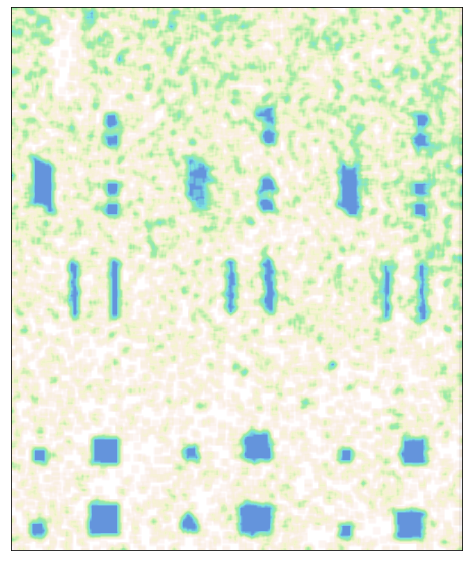
#> input picture Defect detection/zero-parameter canny/mean_filter.png, 469 x 561 px, found by its file name
$ jupyter execute --allow-errors 'Canny edge.ipynb'
#> lines starting #> are read from the running program, lines starting #| are printed output that depends on the picture; after the words box and inside, x2 and y2 are one past the last pixel; in counts of white or black regions, pixels touching at a corner belong together
[cell 1]
import cv2
import numpy as np
from matplotlib import pyplot as plt

img = cv2.imread('mean_filter.png',0)
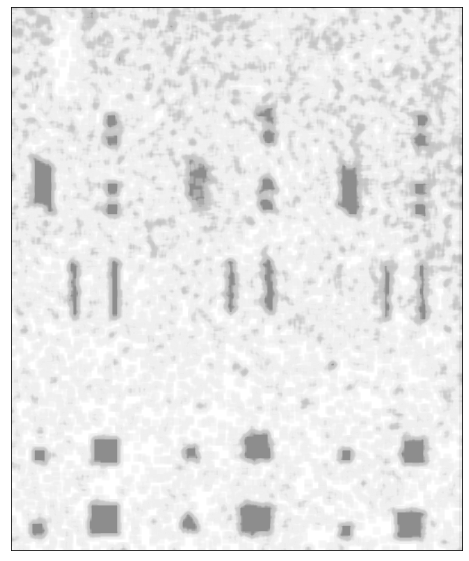
#> img: shape (561, 469); min 16, max 255, mean 232.5
edges = cv2.Canny(img,80,200)
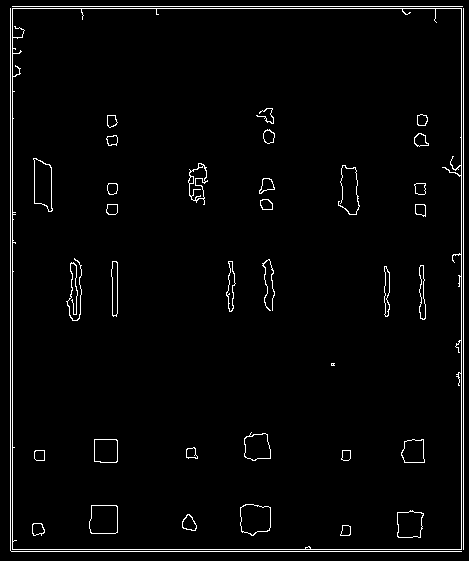
#> edges: shape (561, 469); 2.7% white in thin lines or dots

fig = plt.figure(figsize=(20,20))
#plt.subplot(121),plt.imshow(img,cmap = 'gray')
#plt.title('Original Image'), plt.xticks([]), plt.yticks([])
plt.plot(122),plt.imshow(edges,cmap = 'gray')
plt.title('Edge Image'), plt.xticks([]), plt.yticks([])

plt.show()
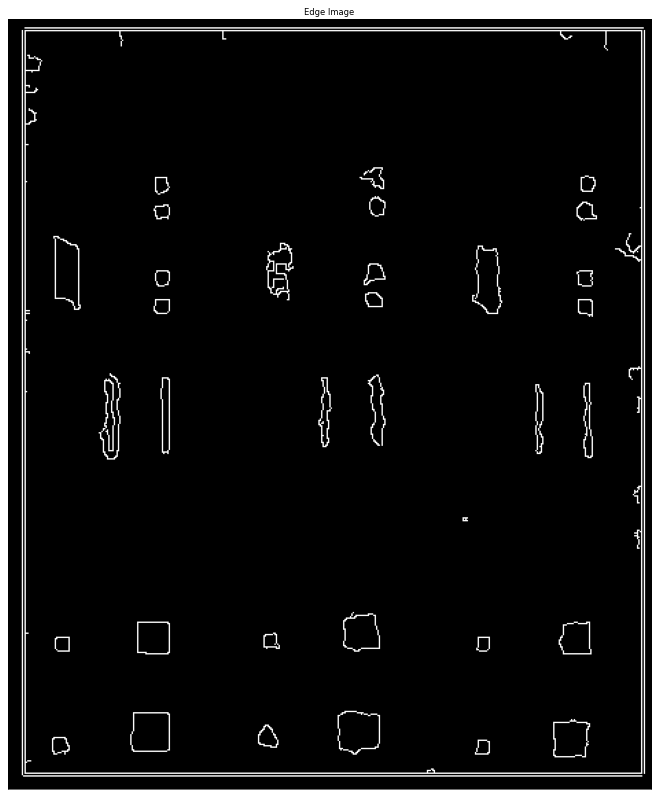
#> figure drawn by matplotlib, 1 panel
#fig.savefig(('canny with mean filter.png'))
plt.close(fig)

[cell 2]
indices = np.where(edges != [0])
#> indices = 6989 positions, rows 6 to 551, columns 10 to 463
coordinates = zip(indices[0], indices[1])

[cell 3]
defected = list(coordinates)
#> defected = 6989 pairs, first value 6 to 551, second value 10 to 463

[cell 4]
print(defected)
#> (printed output is left out)

[cell 5]
import pandas as pd

df = pd.DataFrame(defected)
#> df = table of 6989 rows and 2 columns
df.to_csv('defected_boundary.csv', index=False, header=False)

$ run again, with Defect detection/fuzzy logic based edge detection/defected_area_new.png copied over Defect detection/zero-parameter canny/mean_filter.png
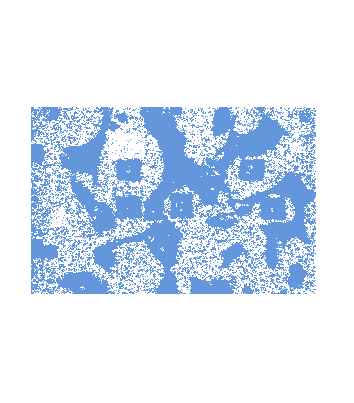
#> input picture Defect detection/fuzzy logic based edge detection/defected_area_new.png, 354 x 403 px, found by its file name
#> `img = cv2.imread('mean_filter.png',0)`:
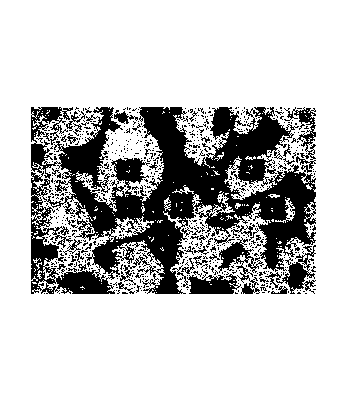
#> img: shape (403, 354); values 143 (black) and 255 (white), 77.2% white; 652 black regions (617 under 20 px), largest, box (x1, y1, x2, y2) and area: (31, 107, 316, 294) 26239, (218, 237, 264, 294) 831, (265, 245, 316, 294) 789
#> edges: shape (403, 354); 8.1% white in thin lines or dots, all inside (x1, y1, x2, y2) = (30, 106, 317, 295)
#> `plt.show()`:
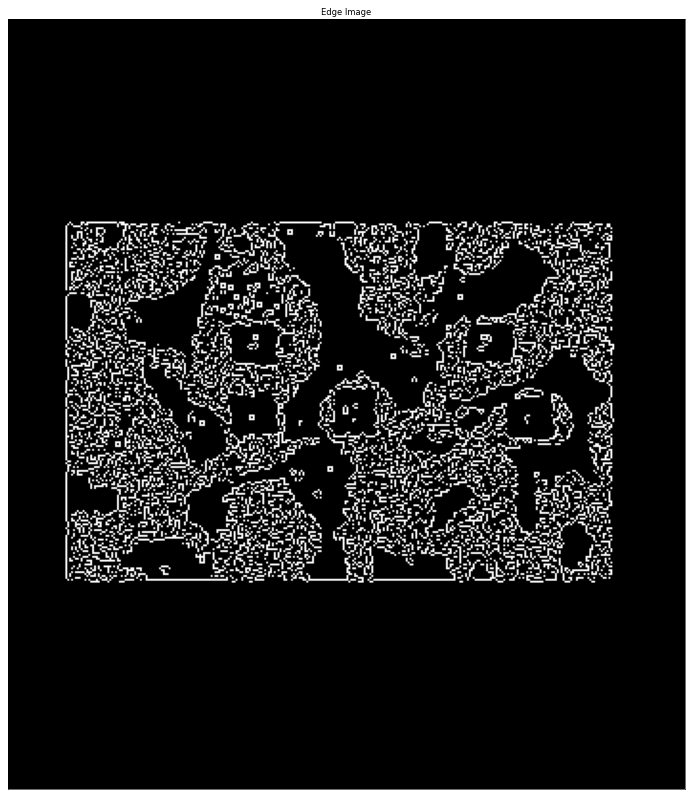
#> figure drawn by matplotlib, 1 panel
#> indices = 11523 positions, rows 106 to 294, columns 30 to 316
#> defected = 11523 pairs, first value 106 to 294, second value 30 to 316
#> (printed output is left out)
#> df = table of 11523 rows and 2 columns
